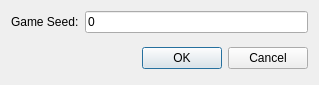
<?xml version="1.0" encoding="UTF-8"?>
<ui version="4.0">
 <class>SeedDialog</class>
 <widget class="QDialog" name="SeedDialog">
  <property name="geometry">
   <rect>
    <x>0</x>
    <y>0</y>
    <width>319</width>
    <height>85</height>
   </rect>
  </property>
  <property name="windowTitle">
   <string>New Game With Seed</string>
  </property>
  <layout class="QVBoxLayout" name="verticalLayout">
   <item>
    <layout class="QHBoxLayout" name="horizontalLayout" stretch="0,1">
     <item>
      <widget class="QLabel" name="label">
       <property name="text">
        <string>Game Seed:</string>
       </property>
      </widget>
     </item>
     <item>
      <widget class="QLineEdit" name="seedEdit">
       <property name="text">
        <string>0</string>
       </property>
      </widget>
     </item>
    </layout>
   </item>
   <item>
    <spacer name="verticalSpacer">
     <property name="orientation">
      <enum>Qt::Vertical</enum>
     </property>
     <property name="sizeHint" stdset="0">
      <size>
       <width>20</width>
       <height>40</height>
      </size>
     </property>
    </spacer>
   </item>
   <item>
    <layout class="QHBoxLayout">
     <property name="spacing">
      <number>6</number>
     </property>
     <property name="margin">
      <number>0</number>
     </property>
     <item>
      <spacer>
       <property name="orientation">
        <enum>Qt::Horizontal</enum>
       </property>
       <property name="sizeHint" stdset="0">
        <size>
         <width>131</width>
         <height>31</height>
        </size>
       </property>
      </spacer>
     </item>
     <item>
      <widget class="QPushButton" name="okButton">
       <property name="text">
        <string>OK</string>
       </property>
      </widget>
     </item>
     <item>
      <widget class="QPushButton" name="cancelButton">
       <property name="text">
        <string>Cancel</string>
       </property>
      </widget>
     </item>
    </layout>
   </item>
  </layout>
 </widget>
 <resources/>
 <connections>
  <connection>
   <sender>okButton</sender>
   <signal>clicked()</signal>
   <receiver>SeedDialog</receiver>
   <slot>accept()</slot>
   <hints>
    <hint type="sourcelabel">
     <x>278</x>
     <y>253</y>
    </hint>
    <hint type="destinationlabel">
     <x>96</x>
     <y>254</y>
    </hint>
   </hints>
  </connection>
  <connection>
   <sender>cancelButton</sender>
   <signal>clicked()</signal>
   <receiver>SeedDialog</receiver>
   <slot>reject()</slot>
   <hints>
    <hint type="sourcelabel">
     <x>369</x>
     <y>253</y>
    </hint>
    <hint type="destinationlabel">
     <x>179</x>
     <y>282</y>
    </hint>
   </hints>
  </connection>
 </connections>
</ui>
